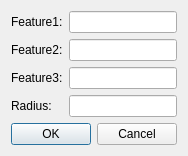
<?xml version="1.0" encoding="UTF-8"?>
<ui version="4.0">
 <class>pointDialog</class>
 <widget class="QDialog" name="pointDialog">
  <property name="geometry">
   <rect>
    <x>0</x>
    <y>0</y>
    <width>174</width>
    <height>145</height>
   </rect>
  </property>
  <property name="windowTitle">
   <string>Complete point</string>
  </property>
  <layout class="QGridLayout" name="gridLayout">
   <item row="0" column="0">
    <widget class="QLabel" name="label">
     <property name="text">
      <string>Feature1:</string>
     </property>
    </widget>
   </item>
   <item row="0" column="1">
    <widget class="QLineEdit" name="feature1"/>
   </item>
   <item row="1" column="0">
    <widget class="QLabel" name="label_2">
     <property name="text">
      <string>Feature2:</string>
     </property>
    </widget>
   </item>
   <item row="1" column="1">
    <widget class="QLineEdit" name="feature2"/>
   </item>
   <item row="2" column="0">
    <widget class="QLabel" name="label_3">
     <property name="text">
      <string>Feature3:</string>
     </property>
    </widget>
   </item>
   <item row="2" column="1">
    <widget class="QLineEdit" name="feature3"/>
   </item>
   <item row="3" column="0">
    <widget class="QLabel" name="label_4">
     <property name="text">
      <string>Radius:</string>
     </property>
    </widget>
   </item>
   <item row="3" column="1">
    <widget class="QLineEdit" name="radius"/>
   </item>
   <item row="4" column="0" colspan="2">
    <widget class="QDialogButtonBox" name="buttonBox">
     <property name="orientation">
      <enum>Qt::Horizontal</enum>
     </property>
     <property name="standardButtons">
      <set>QDialogButtonBox::Cancel|QDialogButtonBox::Ok</set>
     </property>
    </widget>
   </item>
  </layout>
 </widget>
 <resources/>
 <connections>
  <connection>
   <sender>buttonBox</sender>
   <signal>accepted()</signal>
   <receiver>pointDialog</receiver>
   <slot>accept()</slot>
   <hints>
    <hint type="sourcelabel">
     <x>248</x>
     <y>254</y>
    </hint>
    <hint type="destinationlabel">
     <x>157</x>
     <y>274</y>
    </hint>
   </hints>
  </connection>
  <connection>
   <sender>buttonBox</sender>
   <signal>rejected()</signal>
   <receiver>pointDialog</receiver>
   <slot>reject()</slot>
   <hints>
    <hint type="sourcelabel">
     <x>316</x>
     <y>260</y>
    </hint>
    <hint type="destinationlabel">
     <x>286</x>
     <y>274</y>
    </hint>
   </hints>
  </connection>
 </connections>
</ui>
